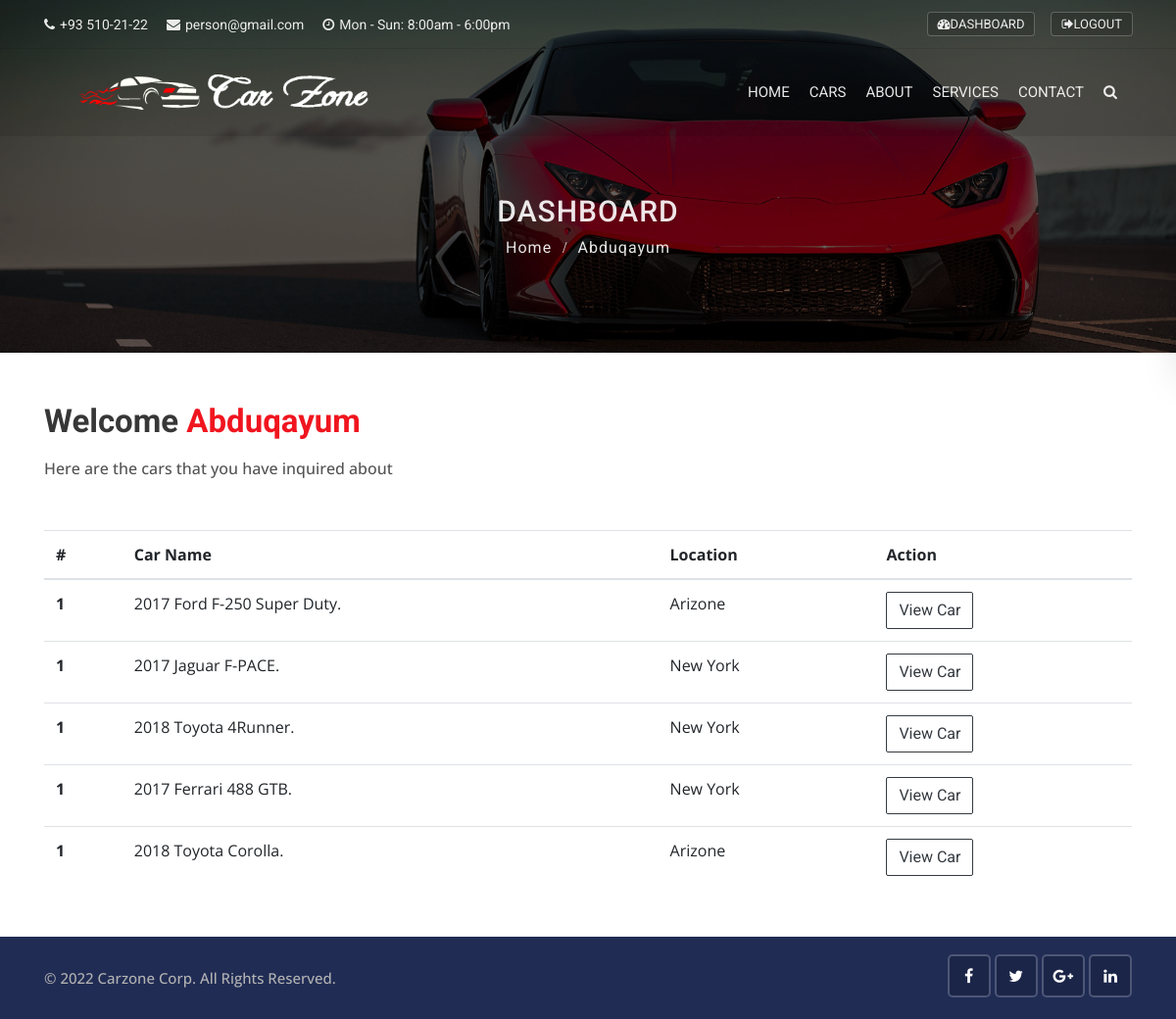
/accounts/dashboard (signed in), run on the app's committed database.
### contacts/models.py (models this page shows, shortened)
class Contact(models.Model):
    first_name = models.CharField(max_length=120)
    last_name = models.CharField(max_length=120)
    car_id = models.IntegerField(blank=True)
    customer_need = models.CharField(max_length=120)
    car_title = models.CharField(max_length=120)
    city = models.CharField(max_length=120)
    state = models.CharField(max_length=120)
    email = models.EmailField(max_length=120)
    phone = models.CharField(max_length=120)
    message = models.TextField(blank=True)
    user_id = models.IntegerField(blank=True)
    created_date = models.DateTimeField(blank=True, default=datetime.now)

### accounts/views.py (the view)
# urls.py: path("dashboard", views.dashboard, name="dashboard"),
@login_required(login_url="login")
def dashboard(request):
    user_inquiry = Contact.objects.order_by("-created_date").filter(user_id=request.user.id)
    data = {
        "inquiries": user_inquiry
    }
    return render(request, "accounts/dashboard.html", data)

### templates/accounts/dashboard.html (shortened to what this page needs)
{% extends 'base.html' %}
{% block content %}
<div class="sub-banner overview-bgi">
    <div class="container breadcrumb-area">
        <div class="breadcrumb-areas">
            <h1>Dashboard</h1>
            <ul class="breadcrumbs">
                <li><a href="{% url 'home' %}">Home</a></li>
                <li class="active">{{user.first_name}}</li>
            </ul>
        </div>
    </div>
</div>
<div class="container mt-50 mb-50">
	<div class="main-title" style="text-align:left !important;">
            <h1>Welcome <span>{{user.first_name}}</span></h1>
            <p>Here are the cars that you have inquired about</p>
        </div>
		{% if inquiries %}
		<table class="table table-hover">
			<thead>
			  <tr>
				<th scope="col">#</th>
				<th scope="col">Car Name</th>
				<th scope="col">Location</th>
				<th scope="col">Action</th>
			  </tr>
			</thead>
			<tbody>
				{% for inquiry in inquiries %}
			  <tr>
				<th scope="row">1</th>
				<td>{{inquiry.car_title}}</td>
				<td>{{inquiry.city}}</td>
				<td><a href="{% url 'car-detail' inquiry.car_id %}" class="btn btn-outline-dark">View Car</a></td>
			  </tr>
			  {% endfor %}
			</tbody>
		  </table>
		{% else %}
			<h4>You have no enquiries</h4>
		{% endif %}
</div>
{% endblock  %}

### carzone/static/css/skins/red.css (style rules this page uses)
.main-title h1 span { color:#f0151f; }

### data on the page
Contact: car_title "2017 Ford F-250 Super Duty.", city "Arizone"
Contact: car_title "2017 Jaguar F-PACE.", city "New York"
Contact: car_title "2018 Toyota 4Runner.", city "New York"
Contact: car_title "2017 Ferrari 488 GTB.", city "New York"
Contact: car_title "2018 Toyota Corolla.", city "Arizone"

### other printed values
{{ user.first_name }} "Abduqayum"
